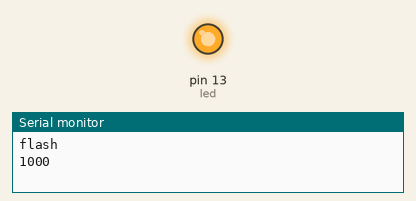
This sketch was run on a simulated Arduino Uno, built with avr-gcc and run on an emulated ATmega328P. Shown: output pins drawn as LEDs (lit = HIGH), the last lines printed to the serial monitor.

Above: at 0.5 s.
At 22.8 s:
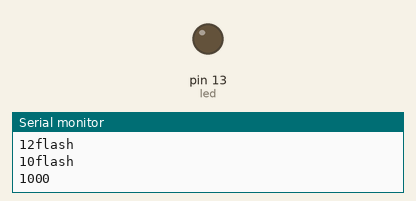
Timing chart, 0 to 27.8 s (numbered marks = the images above):
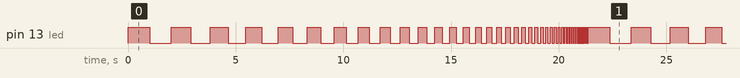

The sketch:

led_test.ino
```cpp
// test flashing an LED

#define led 13 // #define constant_name value // sets a constant that is compiled to the value later

//___________________________________________________
// int defines a variable as an integer
int dtime = 1000;  // delay time in millisec (3000 = 3 sec)
int min_time = 10;
int d = dtime;
//___________________________________________________

// void is used in function declarations, indicates that the function returns nothing
// setup() called when sketch starts, initializes variables, pinmode, libraries. Runs at power-on of board
void setup()
{
// serial used for communication between the board and computer
  Serial.begin(9600); // serial begin sets the data rate in bits/sec (baud) (300, 600, 1200, 2400, 4800, 9600, 14400, 19200, 28800, 38400, 57600, or 115200)
  pinMode(led, OUTPUT); // pinMode(pin, mode) configures a pin to act as either input or output; mode = (INPUT, OUTPUT, INPUT_PULLUP)
}

// void is used in function declarations, indicates that the function returns nothing
// loop called after setup, to loop consecutively. Use it such that the board does something constantly
void loop() {
  if (d < min_time)
  {
    d = dtime;
  }
  Serial.println("flash"); //println('string'), Prints data to the serial port as human-readable ASCII text followed by a carriage return character (ASCII 13, or '\r') and a newline character (ASCII 10, or '\n').
  Serial.print(d);
  digitalWrite(led,HIGH);
  delay(d); // this defines the time between loop iterations
  digitalWrite(led,LOW);
  delay(d);
  d = d/1.1;
}
```

Measured:
- by itself, pin 13 (led): moves between LOW and HIGH, repeating every 21.4 s
- by itself, everything shown: repeats every 21.4 s, in 66 steps
